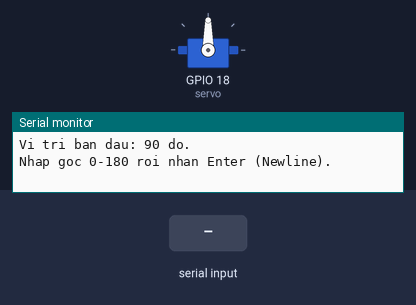
This sketch was run on a simulated ESP32. Shown: servo, the last lines printed to the serial monitor. Inputs (shaded band) come from the test bench.

Above: at 1.2 s.
1.3 s: "5\n" received over Serial
At 2.5 s:
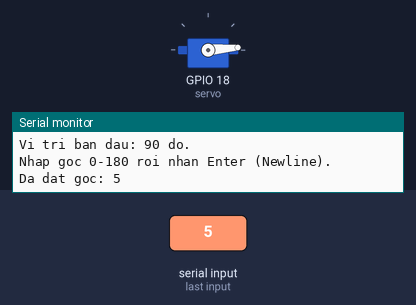
2.8 s: "90\n" received over Serial
At 3.8 s:
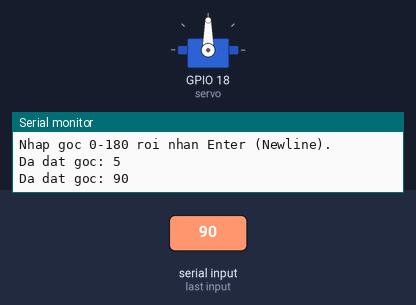
Timing chart, 0 to 5.8 s (numbered marks = the images above; inputs shaded):
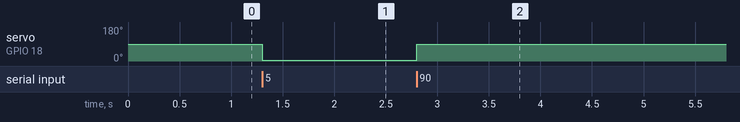

The sketch:

servo_angle_test.ino
```cpp
#include <ESP32Servo.h>

// Node 2: SG90 signal = GPIO18. Nguon 5V rieng, noi chung GND ESP32.
// Thu khi thao tay servo khoi co cau chot. Servo ve 90 do khi khoi dong.
// Thu vien: ESP32Servo. Serial Monitor: 115200 baud, Newline.
// 180: mở cửa
// 90: đóng cửa
Servo servo;
String input;
bool invalidInput = false;

void applyAngle() {
  if (input.isEmpty() && !invalidInput) return;

  if (invalidInput) {
    Serial.println("Chi nhap so nguyen 0-180.");
  } else {
    int angle = input.toInt();
    if (angle > 180) {
      Serial.println("Goc phai nam trong 0-180.");
    } else {
      servo.write(angle);
      Serial.print("Da dat goc: ");
      Serial.println(angle);
    }
  }

  input = "";
  invalidInput = false;
}

void setup() {
  Serial.begin(115200);
  servo.setPeriodHertz(50);
  servo.attach(18, 500, 2400);
  servo.write(90);
  Serial.println("Vi tri ban dau: 90 do.");
  Serial.println("Nhap goc 0-180 roi nhan Enter (Newline).");
}

void loop() {
  while (Serial.available()) {
    char c = Serial.read();
    if (c == '\n' || c == '\r') {
      applyAngle();
    } else if (c < '0' || c > '9' || input.length() >= 3) {
      invalidInput = true;
    } else if (!invalidInput) {
      input += c;
    }
  }
}
```

Measured:
- after the input at 1.3 s, servo on GPIO 18 (servo): 90° → 5° at once
- after the input at 2.8 s, servo on GPIO 18 (servo): 5° → 90° at once
